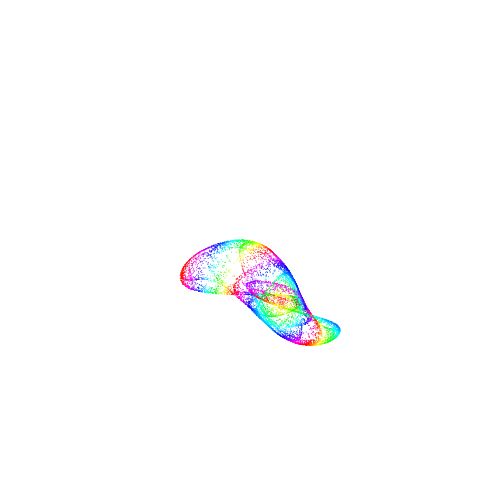
Frame 1 (no input)
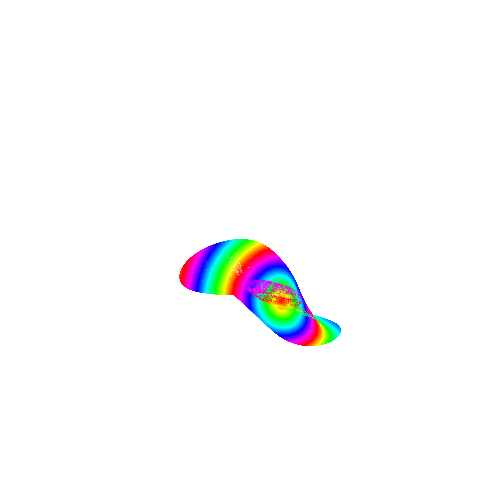
Frame 60 (the mouse pressed at the canvas centre just before this capture)
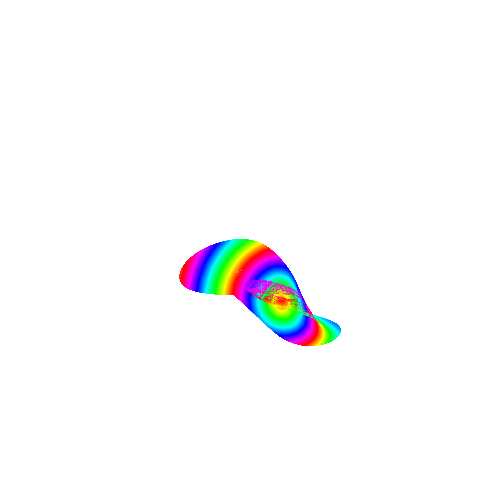
Frame 120 (the mouse held since frame 60 and released just before this capture)

The Processing sketch that drew these frames (run headless with seeded random() and noise(); from frame 60 on, the mouse is pressed at the canvas centre):

// Processing sketch: PeterDeJongAttractor
// ── PeterDeJongAttractor.pde
float x, y;
float a, b, c, d;
void setup() {
  size(500, 500);
  x=0;
  y=0;
  assign(1.641,1.902,0.316,1.525);
  assign(0.970,-1.899,1.381,-1.506);
  assign(2.01,-2.53,1.61,-0.33);
  assign(-2.7,-0.09,-0.86,-2.2);
  assign(-0.827,-1.637,1.659,-0.943);
  assign(-2.24,0.43,-0.65,-2.43);
  assign(-2,-2,-1.2,2);
  assign(-0.709,1.638,0.452,1.740);
  background(255);
  pixelDensity(2);
}
void assign(float _1,float _2,float _3,float _4){
  a=_1;
  b=_2;
  c=_3;
  d=_4;
}
void mouseDragged(){
  background(255);
  x=0;
  y=0;
  a=map(mouseX,0,width,-2,2);
  b=map(mouseY,0,height,-1,1);
  for (int i=0;i<1000;i++) {
    float newX=x-a*sin(y+tan(b*y));
    float newY=y-a*sin(x+tan(b*x));
    float d=dist(x,y,newX,newY);
    x=newX;
    y=newY;
    colorMode(HSB,100);
    fill((d*100)%100,100,100);
    colorMode(RGB,255);
    ellipse(x*width/2+width/2, y*height/2+height/2, 1, 1);
  }
}
void draw() {
  fill(0);
  noStroke();
  for (int i=0;i<10000;i++) {
    float newX=sin(a*y)-cos(b*x);
    float newY=sin(c*x)-cos(d*y);
    float d=dist(x,y,newX,newY);
    x=newX;
    y=newY;
    colorMode(HSB,100);
    fill((d*100)%100,100,100);
    colorMode(RGB,255);
    ellipse(-x*width/6+width/2, -y*height/6+height/2, 1, 1);
  }
}
